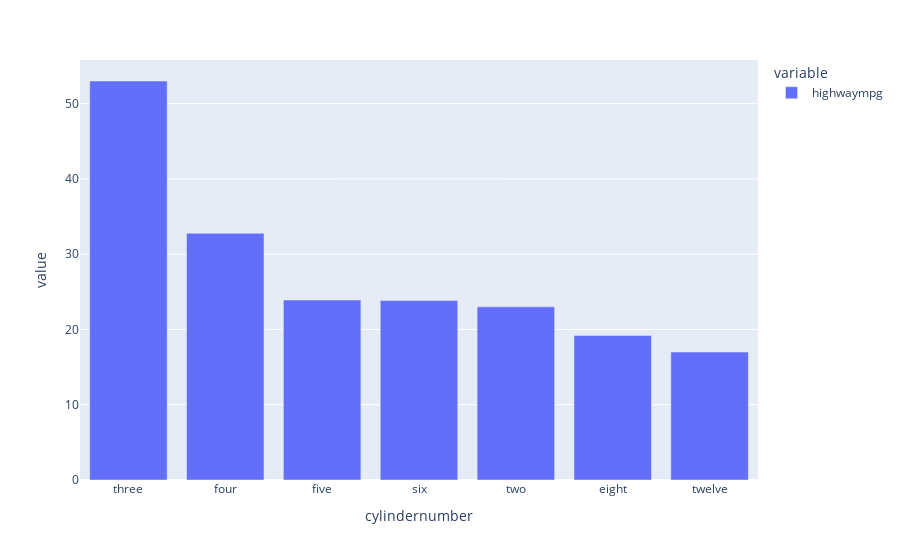

Source (notebook cell):
### Code cell
px.bar(df.groupby('cylindernumber').mean('highwaympg')['highwaympg'].sort_values(ascending=False))

### Figure 1 — Plotly figure (JSON) as saved in the notebook; plotly's stock layout.template omitted (floating-point values rounded to 4 significant figures)
{"data": [{"alignmentgroup": "True", "hovertemplate": "variable=highwaympg<br>cylindernumber=%{x}<br>value=%{y}<extra></extra>", "legendgroup": "highwaympg", "marker": {"color": "#636efa", "pattern": {"shape": ""}}, "name": "highwaympg", "offsetgroup": "highwaympg", "orientation": "v", "showlegend": true, "textposition": "auto", "type": "bar", "x": ["three", "four", "five", "six", "two", "eight", "twelve"], "xaxis": "x", "y": [53, 32.77, 23.91, 23.83, 23, 19.2, 17], "yaxis": "y"}], "layout": {"barmode": "relative", "legend": {"title": {"text": "variable"}, "tracegroupgap": 0}, "margin": {"t": 60}, "xaxis": {"anchor": "y", "domain": [0, 1], "title": {"text": "cylindernumber"}}, "yaxis": {"anchor": "x", "domain": [0, 1], "title": {"text": "value"}}}}
